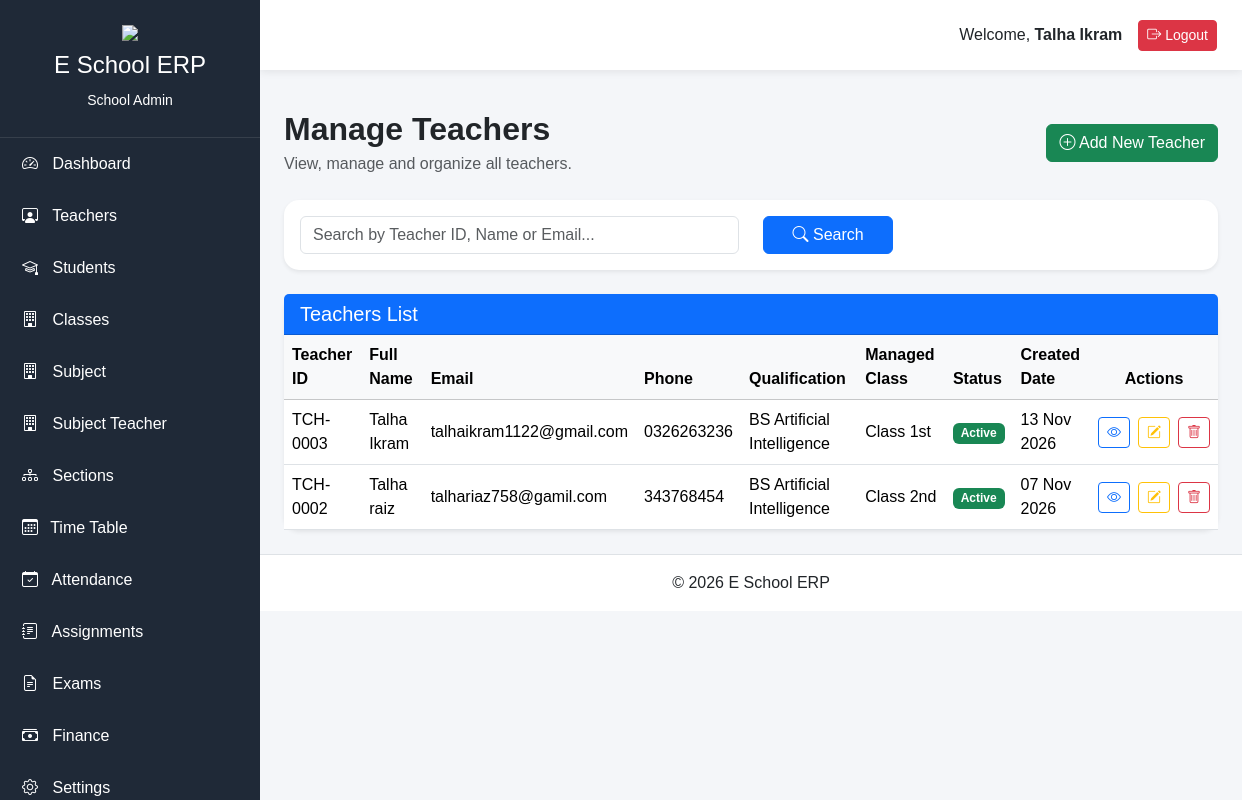
Screenshot of /school-admin/manage-teachers (signed in) with the database file from the repository.
### app/models/user.py (models this page shows, shortened)
class User(UserMixin, db.Model):
    __tablename__ = "users"
    id = db.Column(db.Integer, primary_key=True)
    full_name = db.Column(db.String(100), nullable=False)
    role_id = db.Column(db.Integer,db.ForeignKey("roles.id"),nullable=False)
    role = db.relationship("Role",back_populates="users")
    school = db.relationship("School",back_populates="users")
    student=db.relationship("Student",back_populates="user",uselist=False,cascade="all, delete-orphan")
    teacher=db.relationship("Teacher",back_populates="user",uselist=False,cascade="all, delete-orphan")
    parent= db.relationship("Parent",back_populates="user",uselist=False,cascade="all, delete-orphan")
    school_admin = db.relationship("SchoolAdmin",back_populates="user",uselist=False,cascade="all, delete-orphan")
    school_id = db.Column(db.Integer,db.ForeignKey("schools.id"),nullable=True)
    username = db.Column(db.String(50),unique=True,nullable=False)
    email = db.Column(db.String(120),unique=True,nullable=False)
    password_hash = db.Column(db.String(255),nullable=False)
    is_active = db.Column(db.Boolean,default=True)
    is_verified = db.Column(db.Boolean,default=False)
    last_login = db.Column(db.DateTime,nullable=True)
    created_at = db.Column(db.DateTime,default=datetime.utcnow)
    updated_at = db.Column(db.DateTime,default=datetime.utcnow,onupdate=datetime.utcnow)

### app/models/teacher.py (models this page shows, shortened)
class Teacher(db.Model):
    __tablename__ = "teachers"
    id = db.Column(db.Integer, primary_key=True)
    user_id = db.Column(db.Integer, db.ForeignKey("users.id"), unique=True, nullable=False)
    school_id = db.Column(db.Integer, db.ForeignKey("schools.id"), nullable=False)
    employee_number = db.Column(db.String(20), unique=True, nullable=False)
    first_name = db.Column(db.String(100), nullable=False)
    last_name = db.Column(db.String(100), nullable=False)
    email = db.Column(db.String(120), unique=True, nullable=False)
    phone = db.Column(db.String(20), nullable=False)
    gender = db.Column(db.String(20), nullable=False)
    date_of_birth = db.Column(db.Date, nullable=True)
    cnic = db.Column(db.String(20), unique=True, nullable=True)
    address = db.Column(db.String(255), nullable=True)
    emergency_contact = db.Column(db.String(20), nullable=True)
    blood_group = db.Column(db.String(5), nullable=True)
    qualification = db.Column(db.String(150), nullable=True)
    experience = db.Column(db.Integer, nullable=True)
    joining_date = db.Column(db.Date, nullable=True)
    salary = db.Column(db.Numeric(10, 2), nullable=True)
    profile_image = db.Column(db.String(255), nullable=True)
    employment_status = db.Column(
    db.String(20),default="Active")
    notes = db.Column(db.Text, nullable=True)
    is_active = db.Column(db.Boolean, default=True)
    created_at = db.Column(db.DateTime, default=datetime.utcnow)
    updated_at = db.Column(
    db.DateTime,default=datetime.utcnow,onupdate=datetime.utcnow)
    user= db.relationship("User", back_populates= "teacher", uselist= False)
    teacher_subjects = db.relationship("TeacherSubject", back_populates ="teacher", cascade= "all, delete-orphan",lazy= True)
    school = db.relationship("School", back_populates="teacher")
    exams = db.relationship("Exam", back_populates="teacher")
    results = db.relationship("Result", back_populates="teacher")
    attendences = db.relationship("Attendance", back_populates="teacher")
    assignments = db.relationship("Assignment", back_populates="teacher")
    timetables = db.relationship("Timetable", back_populates="teacher")
    managed_class= db.relationship("Class",foreign_keys ="Class.class_teacher_id" ,back_populates= "class_teacher", uselist= False)

### app/models/class_model.py (models this page shows, shortened)
class Class(db.Model):
    __tablename__ = "classes"
    id = db.Column(db.Integer, primary_key=True)
    school_id = db.Column(db.Integer,db.ForeignKey("schools.id"),nullable=False)
    class_name = db.Column(db.String(100),nullable=False)
    class_code = db.Column(db.String(20),nullable=False)
    description = db.Column(db.Text,nullable=True)
    class_teacher_id = db.Column(db.Integer,db.ForeignKey("teachers.id"),nullable=True)
    is_active = db.Column(db.Boolean,default=True)
    created_at = db.Column(db.DateTime,default=datetime.utcnow)
    updated_at = db.Column(db.DateTime,default=datetime.utcnow,onupdate=datetime.utcnow)
    teacher_subjects = db.relationship("TeacherSubject", back_populates = "classroom", cascade= "all, delete-orphan",lazy= True)
    sections = db.relationship("Section",back_populates= "class_room",cascade="all, delete-orphan")
    students = db.relationship("Student", back_populates= "class_room")
    results=   db.relationship("Result", back_populates= "class_room")
    exams = db.relationship("Exam", back_populates= "class_room",cascade="all, delete-orphan")
    timetables = db.relationship("Timetable",back_populates= "class_room",cascade="all, delete-orphan")
    assignments = db.relationship("Assignment",back_populates= "class_room",cascade="all, delete-orphan")
    fee_structures = db.relationship("FeeStructure",back_populates= "class_room",cascade="all, delete-orphan")
    class_teacher = db.relationship("Teacher",foreign_keys=[class_teacher_id],back_populates="managed_class", uselist=False )
    school = db.relationship("School",back_populates="classes")

### app/blueprints/school_admin/routes.py (the view)
@school_admin.route("/manage-teachers")
@login_required
def manage_teachers():
    teachers = Teacher.query.filter_by(school_id=current_user.school_id).order_by(Teacher.created_at.desc()).all()
    return render_template("school_admin/manage_teachers.html",teachers=teachers)

### app/models/user.py (called while the page is built)
@login_manager.user_loader
def load_user(user_id):
    return User.query.get(int(user_id))

### app/templates/school_admin/manage_teachers.html (shortened to what this page needs)
{% extends "school_admin/base.html" %}
{% block content %}
<div class="container-fluid">
<div class="d-flex justify-content-between align-items-center mb-4">
<div>
<h2 class="fw-bold mb-1">
Manage Teachers
</h2>
<p class="text-muted mb-0">
View, manage and organize all teachers.
</p>
</div>
<a href="{{ url_for('school_admin.create_teacher') }}"
class="btn btn-success">
<i class="bi bi-plus-circle"></i>
Add New Teacher
</a>
</div>
<div class="card shadow-sm border-0 mb-4">
<div class="card-body">
<form method="GET">
<div class="row">
<div class="col-md-6">
<input
type="text"
name="search"
class="form-control"
placeholder="Search by Teacher ID, Name or Email..."
value="{{ request.args.get('search', '') }}">
</div>
<div class="col-md-2">
<button
type="submit"
class="btn btn-primary w-100">
<i class="bi bi-search"></i>
Search
</button>
</div>
</div>
</form>
</div>
</div>
<div class="card shadow-sm border-0">
<div class="card-header bg-primary text-white">
<h5 class="mb-0">
Teachers List
</h5>
</div>
<div class="card-body p-0">
{% if teachers %}
<div class="table-responsive">
<table class="table table-hover align-middle mb-0">
<thead class="table-light">
<tr>
<th>Teacher ID</th>
<th>Full Name</th>
<th>Email</th>
<th>Phone</th>
<th>Qualification</th>
<th>Managed Class</th>
<th>Status</th>
<th>Created Date</th>
<th class="text-center">
Actions
</th>
</tr>
</thead>
<tbody>
{% for teacher in teachers %}
<tr>
<td>
{{ teacher.employee_number }}
</td>
<td>
{{ teacher.first_name }}
{{ teacher.last_name }}
</td>
<td>
{{ teacher.email }}
</td>
<td>
{{ teacher.phone }}
</td>
<td>
{{ teacher.qualification or "-" }}
</td>
<td>
{% if teacher.managed_class %}
{{ teacher.managed_class.class_name }}
{% else %}
<span class="text-muted">
Not Assigned
</span>
{% endif %}
</td>
<td>
{% if teacher.is_active %}
<span class="badge bg-success">
Active
</span>
{% else %}
<span class="badge bg-danger">
Inactive
</span>
{% endif %}
</td>
<td>
{{ teacher.created_at.strftime("%d %b %Y") }}
</td>
<td class="text-center">
<div class="d-flex justify-content-center gap-2">
<a href="{{ url_for('school_admin.teacher_detail', id=teacher.id) }}"
class="btn btn-sm btn-outline-primary"
title="View Teacher">
<i class="bi bi-eye"></i>
</a>
<a href="{{ url_for('school_admin.edit_teacher', id=teacher.id) }}"
class="btn btn-sm btn-outline-warning"
title="Edit Teacher">
<i class="bi bi-pencil-square"></i>
</a>
<button
type="button"
class="btn btn-sm btn-outline-danger"
data-bs-toggle="modal"
data-bs-target="#deleteModal{{ teacher.id }}"
title="Delete Teacher">
<i class="bi bi-trash"></i>
</button>
</div>
</td>
</tr>
{% endfor %}
</tbody>
</table>
</div>
{% endif %}
</div>
</div>
</div>
{% endblock %}

### app/templates/school_admin/base.html (shortened to what this page needs)
<!DOCTYPE html>
<html lang="en">
<head>
<link href="https://cdn.jsdelivr.net/npm/bootstrap@5.3.3/dist/css/bootstrap.min.css" rel="stylesheet">
<link rel="stylesheet"
href="https://cdn.jsdelivr.net/npm/bootstrap-icons@1.11.3/font/bootstrap-icons.min.css">
<link rel="stylesheet"
href="{{ url_for('static', filename='css/style.css') }}">
</head>
<body>
<div class="wrapper">
<aside class="sidebar" id="sidebar">
<div class="sidebar-header">
<img src="{{ url_for('static', filename='images/logo.png') }}"
class="logo">
<h4>E School ERP</h4>
<small>School Admin</small>
</div>
<ul class="sidebar-menu">
<li>
<a href="{{ url_for('school_admin.dashboard') }}">
<i class="bi bi-speedometer2"></i>
Dashboard
</a>
</li>
<li>
<a href="{{ url_for('school_admin.manage_teachers') }}">
<i class="bi bi-person-workspace"></i>
Teachers
</a>
</li>
<li>
<a href="{{ url_for('school_admin.manage_students') }}">
<i class="bi bi-mortarboard"></i>
Students
</a>
</li>
<li>
<a href="{{ url_for('school_admin.manage_classes') }}">
<i class="bi bi-building"></i>
Classes
</a>
</li>
<li>
    <a href="{{ url_for('school_admin.manage_subjects') }}">
    <i class="bi bi-building"></i>
    Subject
    </a>
    </li>
<li>
    <a href="{{ url_for('school_admin.manage_teacher_subjects') }}">
    <i class="bi bi-building"></i>
    Subject Teacher
    </a>
    </li>
<li>
<a href="{{ url_for('school_admin.manage_sections') }}">
<i class="bi bi-diagram-3"></i>
Sections
</a>
</li>
<li>
<a href="{{ url_for('school_admin.manage_timetable') }}">
<i class="bi bi-calendar3 me-2"></i>
Time Table
</a>
</li>
<li>
<a href="#">
<i class="bi bi-calendar-check"></i>
Attendance
</a>
</li>
<li>
<a href="#">
<i class="bi bi-journal-text"></i>
Assignments
</a>
</li>
<li>
<a href="#">
<i class="bi bi-file-earmark-text"></i>
Exams
</a>
</li>
<li>
<a href="#">
<i class="bi bi-cash-stack"></i>
Finance
</a>
</li>
<li>
<a href="#">
<i class="bi bi-gear"></i>
Settings
</a>
</li>
</ul>
</aside>
<div class="main-content">
<nav class="top-navbar">
<div class="ms-auto d-flex align-items-center">
<span class="me-3">
Welcome,
<strong>{{ current_user.full_name }}</strong>
</span>
<a href="{{ url_for('auth.logout') }}"
class="btn btn-danger btn-sm">
<i class="bi bi-box-arrow-right"></i>
Logout
</a>
</div>
</nav>
<main class="container-fluid py-4">
{% block content %}
{% endblock %}
</main>
<footer class="text-center py-3 border-top">
© 2026 E School ERP
</footer>
</div>
</div>
</body>
</html>

### app/static/css/style.css (style rules this page uses)
body { margin:0; background:#f4f6f9; font-family:Arial,sans-serif; }
.wrapper { display:flex; }
.sidebar { width:260px; background:#1f2937; color:white; min-height:100vh; position:fixed; left:0; top:0; overflow-y:auto; }
.sidebar-header { text-align:center; padding:25px; border-bottom:1px solid rgba(255,255,255,.1); }
.logo { width:70px; margin-bottom:10px; }
.sidebar-menu { list-style:none; padding:0; margin:0; }
.sidebar-menu li a { display:block; padding:14px 22px; color:white; text-decoration:none; transition:.3s; }
.sidebar-menu i { margin-right:10px; }
.main-content { margin-left:260px; width:100%; }
.top-navbar { background:white; height:70px; display:flex; align-items:center; padding:0 25px; box-shadow:0 2px 8px rgba(0,0,0,.08); }
.card { border:none; border-radius:15px; }
footer { background:white; }

### rows the page displays
User: full_name "Talha Ikram"
Teacher: employee_number "TCH-0003", first_name "Talha", last_name "Ikram", email "talhaikram1122@gmail.com", phone "0326263236", qualification "BS Artificial Intelligence", managed_class.class_name "Class 1st", is_active "Active", created_at "13 Nov 2026"
Teacher: employee_number "TCH-0002", first_name "Talha", last_name "raiz", email "talhariaz758@gamil.com", phone "343768454", qualification "BS Artificial Intelligence", managed_class.class_name "Class 2nd", is_active "Active", created_at "07 Nov 2026"
